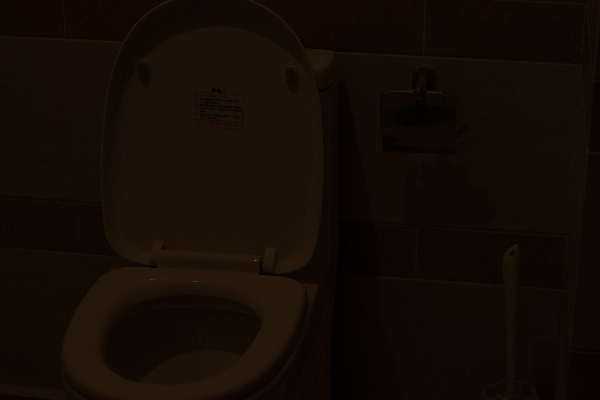
#> input picture dataset/225_low.png, 600 x 400 px
$ python gaussian_ahe.py
#> lines starting #> are read from the running program, lines starting #| are printed output that depends on the picture
# ahe menggunakan gaussian, gambar 2

import cv2
import numpy as np
import skimage.io
import matplotlib.pyplot as plt

def he(image, L=256):
    hist, _ = np.histogram(image, bins=L, range=(0,L))
    cdf = np.cumsum(hist) / image.size
    lut = np.floor((L-1) * cdf).astype(np.uint8)
    return lut[image]

def extract_patches(img, patch_size, overlap):
    h, w = img.shape
    patches = []
    coords = []

    step = patch_size - overlap

    for i in range(0, h, step):
        for j in range(0, w, step):
            i_end = min(i + patch_size, h)
            j_end = min(j + patch_size, w)
            patch = img[i:i_end, j:j_end]
            patches.append(patch)
            coords.append((i, j))
    return patches, coords

def gaussian_merge(patches, coords, img_shape, patch_size, overlap):
    h, w = img_shape
    result = np.zeros((h,w), np.float32)
    weight_sum = np.zeros((h,w), np.float32)

    sigma = patch_size/3
    ax = np.linspace(-1,1,patch_size)
    gauss = np.exp(- (ax**2)/(2*(sigma/patch_size)**2))
    kernel = np.outer(gauss,gauss)

    step = patch_size - overlap

    for (patch,(i,j)) in zip(patches,coords):
        ph,pw = patch.shape

        k = kernel[:ph,:pw]

        result[i:i+ph,j:j+pw] += patch.astype(np.float32) * k
        weight_sum[i:i+ph,j:j+pw] += k

    return (result/weight_sum).astype(np.uint8)


def gaussian_ahe(image, L=256, patch_size=64, overlap=32):
    patches, coords = extract_patches(image, patch_size, overlap)
    he_patches = [he(p,L) for p in patches]
    return gaussian_merge(he_patches, coords, image.shape, patch_size, overlap)

img_rgb = skimage.io.imread('dataset/225_low.png')
#> img_rgb is the input picture: shape (400, 600, 3); mean R, G, B 20.6, 10.7, 4.2
img_ycbcr = cv2.cvtColor(img_rgb, cv2.COLOR_RGB2YCrCb)
#> img_ycbcr: shape (400, 600, 3); mean of channels 0, 1, 2 12.9, 133.5, 123
Y = img_ycbcr[:, :, 0]

plt.imshow(gaussian_ahe(Y), cmap="gray")
#> after the loop in extract_patches, `for i in range(0, h, step):`: coords = 247 pairs, first value 0 to 384, second value 0 to 576; patches = 247 items
#> the loop in gaussian_merge, `for (patch,(i,j)) in zip(patches,coords):` made 247 passes
#> (i, j, pw) on passes 1 to 3: (0, 0, 64), (0, 32, 64), (0, 64, 64)
#> pass 1, in gaussian_merge, `k = kernel[:ph,:pw]`:
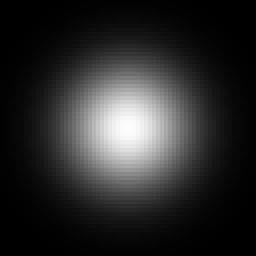
#> k: shape (64, 64) float64 (shown 4 times larger); min 0.000123, max 0.998, mean 0.168
#> after the loop in gaussian_merge, `for (patch,(i,j)) in zip(patches,coords):`:
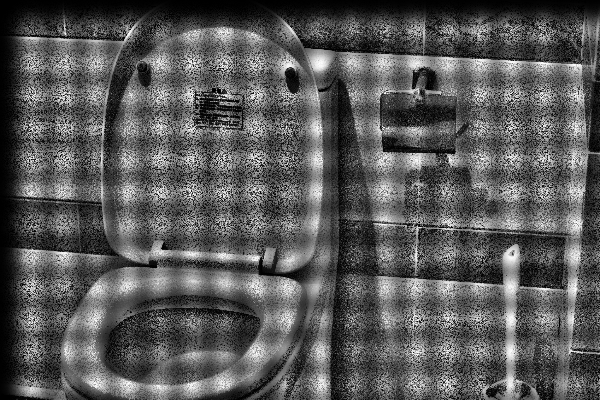
#> result: shape (400, 600) float32; min 0, max 260.1, mean 91.5; drawn with min black and max white
#> after the loop in gaussian_merge, `for (patch,(i,j)) in zip(patches,coords):`:
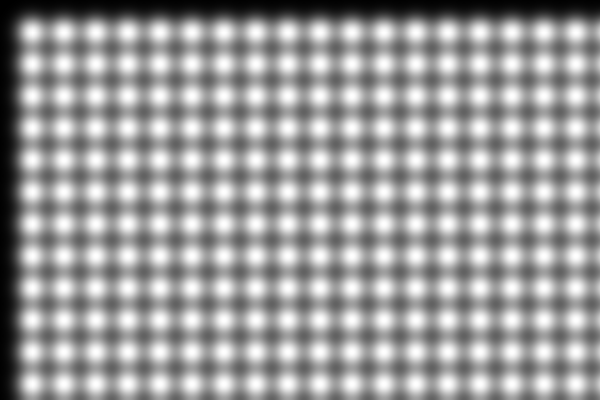
#> weight_sum: shape (400, 600) float32; min 0.000123, max 1.02, mean 0.628; drawn with min black and max white
#> in gaussian_merge, `return (result/weight_sum).astype(np.uint8)`:
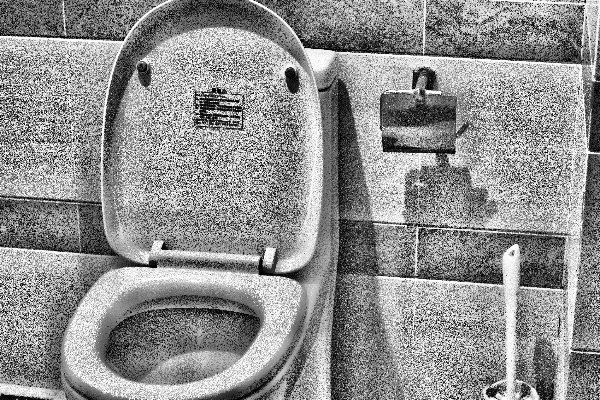
#> returned value: shape (400, 600); min 0, max 255, mean 143.5
plt.axis('off')
plt.show()

$ run again, with dataset/42_low.png copied over dataset/225_low.png
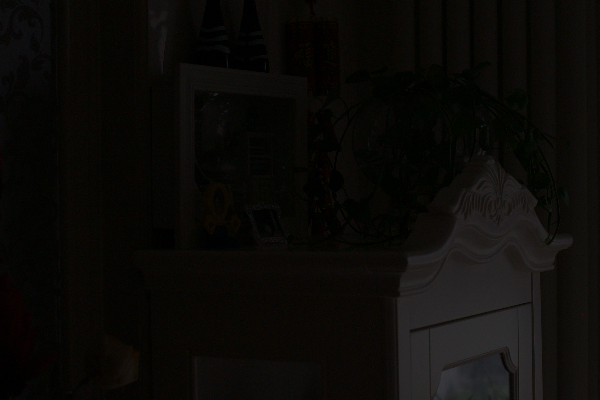
#> input picture dataset/42_low.png, 600 x 400 px
#> img_rgb is the input picture: shape (400, 600, 3); mean R, G, B 11.7, 10.4, 8
#> img_ycbcr: shape (400, 600, 3); mean of channels 0, 1, 2 10.5, 128.8, 126.6
#> after the loop in extract_patches, `for i in range(0, h, step):`: coords = 247 pairs, first value 0 to 384, second value 0 to 576; patches = 247 items
#> the loop in gaussian_merge, `for (patch,(i,j)) in zip(patches,coords):` made 247 passes
#> (i, j, pw) on passes 1 to 3: (0, 0, 64), (0, 32, 64), (0, 64, 64)
#> after the loop in gaussian_merge, `for (patch,(i,j)) in zip(patches,coords):`:
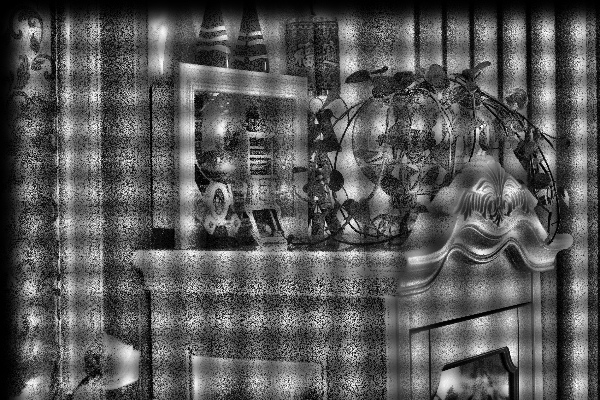
#> result: shape (400, 600) float32; min 0, max 260.1, mean 90; drawn with min black and max white
#> in gaussian_merge, `return (result/weight_sum).astype(np.uint8)`:
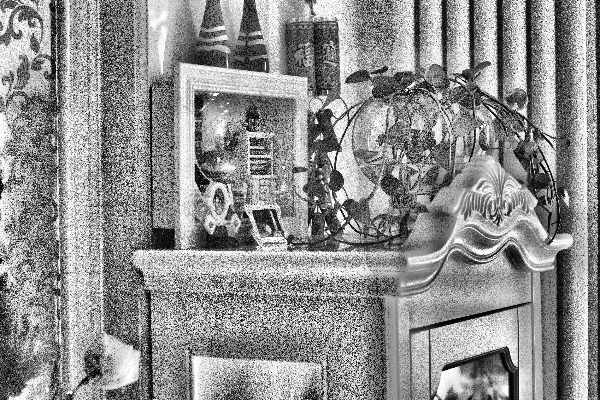
#> returned value: shape (400, 600); min 0, max 255, mean 142.9

$ run again, with dataset/623_low.png copied over dataset/225_low.png
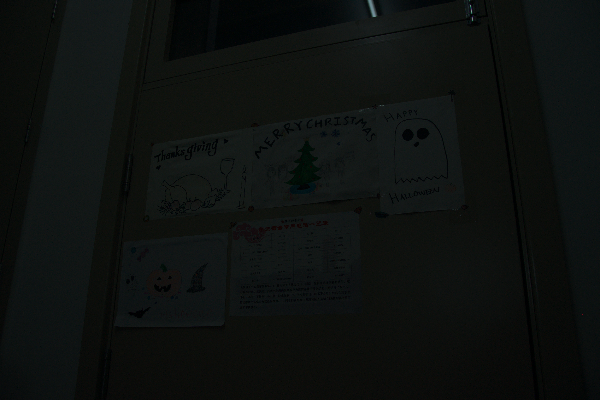
#> input picture dataset/623_low.png, 600 x 400 px
#> img_rgb is the input picture: shape (400, 600, 3); mean R, G, B 13.6, 16.9, 15.2
#> img_ycbcr: shape (400, 600, 3); mean of channels 0, 1, 2 15.7, 126.5, 127.7
#> after the loop in extract_patches, `for i in range(0, h, step):`: coords = 247 pairs, first value 0 to 384, second value 0 to 576; patches = 247 items
#> the loop in gaussian_merge, `for (patch,(i,j)) in zip(patches,coords):` made 247 passes
#> (i, j, pw) on passes 1 to 3: (0, 0, 64), (0, 32, 64), (0, 64, 64)
#> after the loop in gaussian_merge, `for (patch,(i,j)) in zip(patches,coords):`:
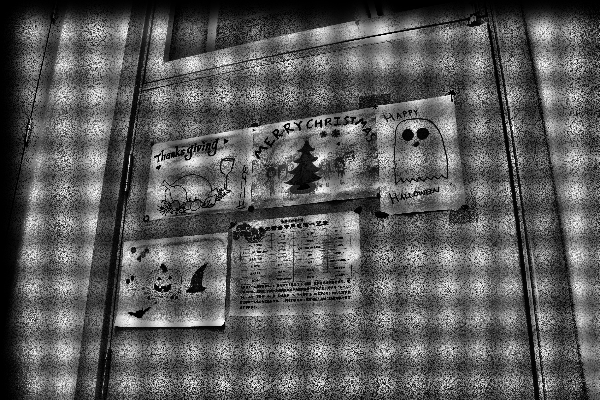
#> result: shape (400, 600) float32; min 0, max 259.1, mean 92.7; drawn with min black and max white
#> in gaussian_merge, `return (result/weight_sum).astype(np.uint8)`:
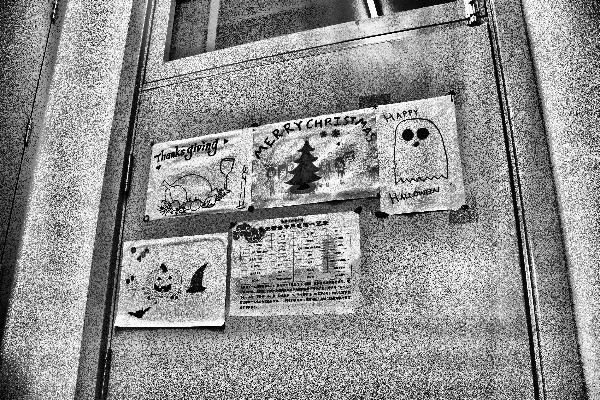
#> returned value: shape (400, 600); min 0, max 255, mean 144.1
